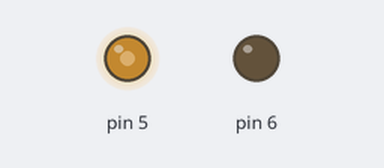
Bench run of a sketch on a simulated Arduino Uno, built with avr-gcc and run on an emulated ATmega328P. On the bench: output pins drawn as LEDs (lit = HIGH).

Above: at 0.1 s.
Timing chart, 0 to 1.6 s (numbered marks = the images above):
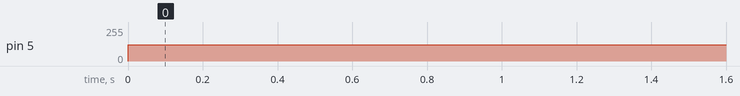

Measured:
- by itself, pin 5: 0/255 → 123/255 at 0.00 s

The sketch:

SimplifiedDriverTest.ino
```cpp
void setup() {
  // put your setup code here, to run once:
pinMode(5, OUTPUT);
pinMode(6, OUTPUT);
}

void loop() {
  // put your main code here, to run repeatedly:
analogWrite(5, 123);
digitalWrite(6, LOW);
}
```
